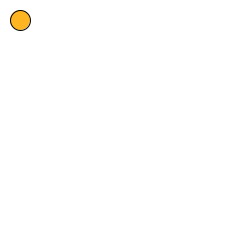
Frame 1 (no input)
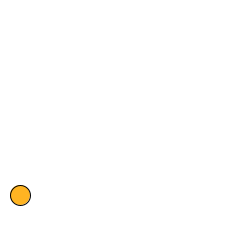
Frame 60 (the mouse pressed at the canvas centre just before this capture)
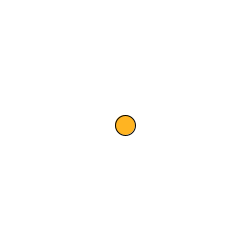
Frame 120 (the mouse held since frame 60 and released just before this capture)

The Processing sketch that drew these frames (run headless with seeded random() and noise(); from frame 60 on, the mouse is pressed at the canvas centre):

// Processing sketch: processing_106543
// ── processing_106543.pde

int x = 20;
int y = 20;

int dx = 0;
int dy = 5;

void setup() {
    size(250,250);
}

void draw() {
    background (255,255,255);
    
    fill(255,180,34);
    ellipse(x,y,20,20);
    
    if (y>250) {
        dy = -dy;
    }
    
    if (y<0) {
        dy = -dy;
    }
    
    y = y + dy;
    
    if (mousePressed) {
    x = mouseX;
    y = mouseY;
    }
}
